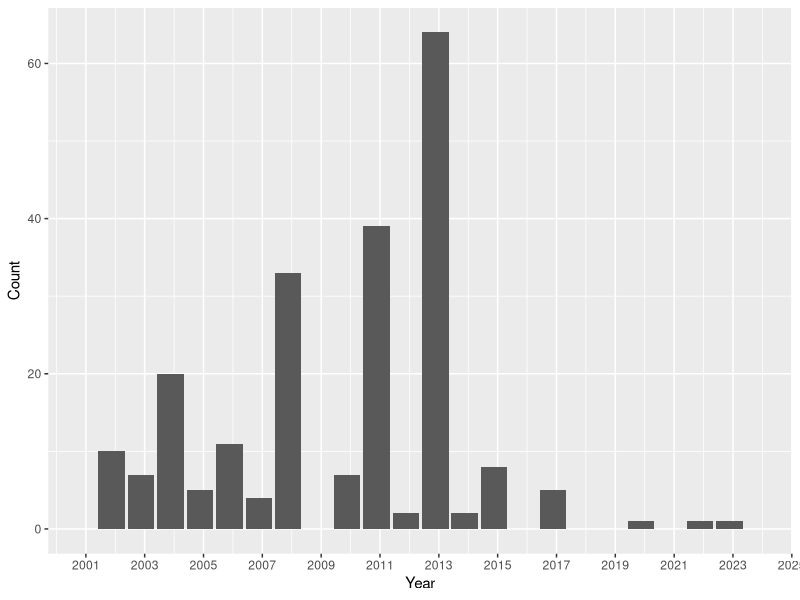
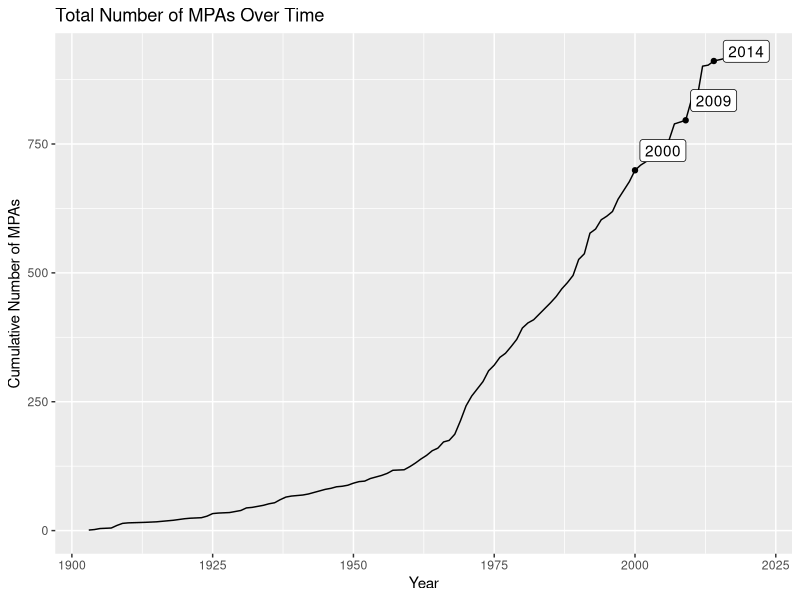
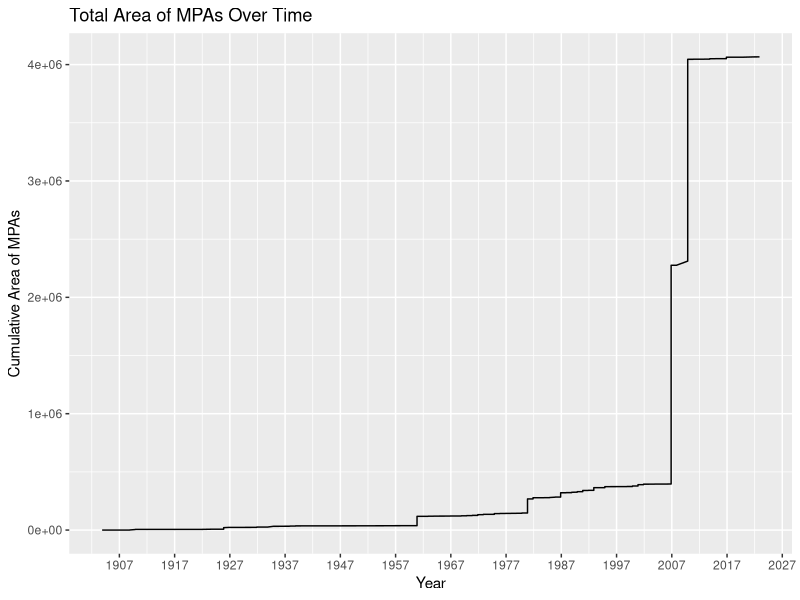
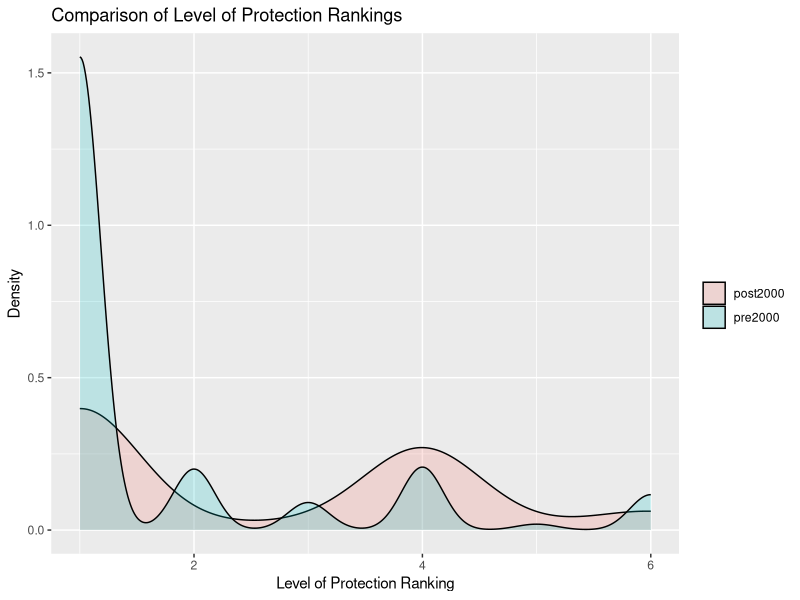
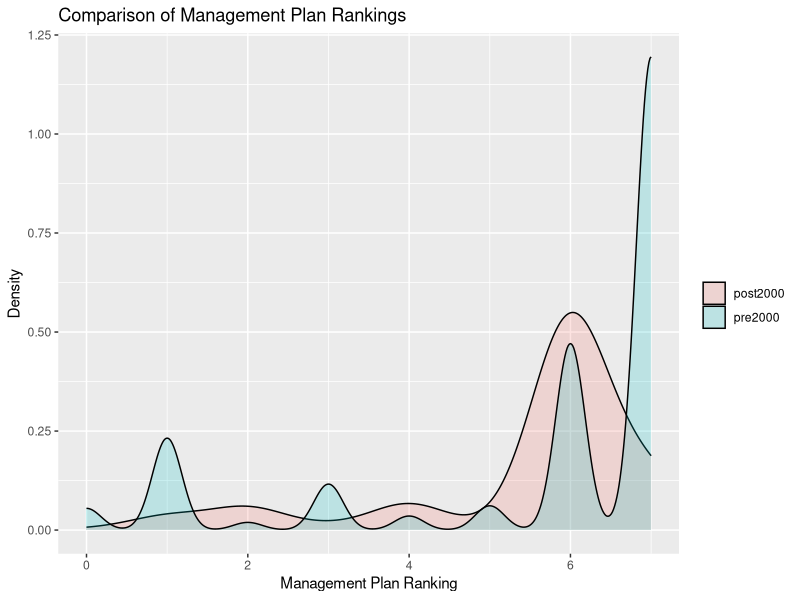
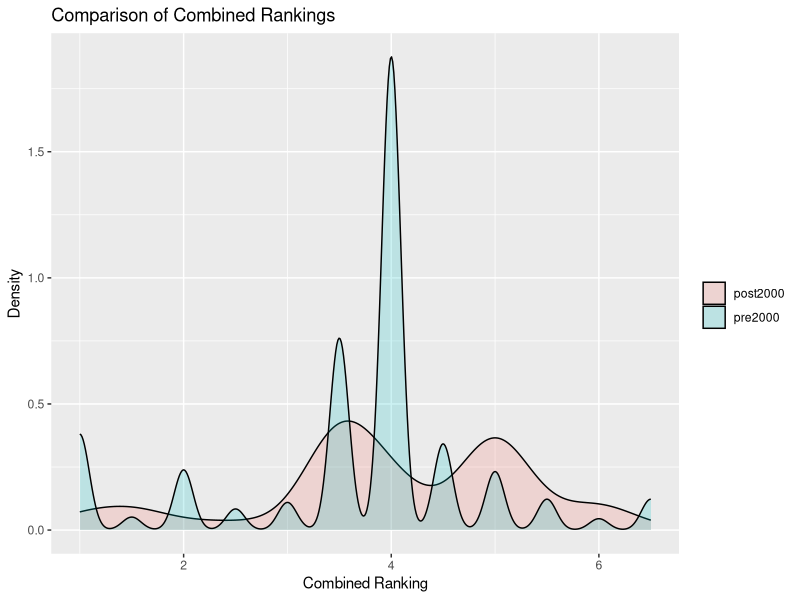

The R source for these figures, in order:
## ---- chunk 1
#knitr::opts_chunk$set(echo = TRUE)
library(here)
library(tidyverse)
library(lubridate)
library(dplyr)
library(ggplot2)
here()

MPA.data <- read.csv(here('DataRaw/NOAA_Marine_Protected_Areas_Inventory_2023.csv'),
                     stringsAsFactors = TRUE, 
                     colClasses = c('Year.Established' = 'factor'))

MPA.data.clean <- MPA.data %>%
  select(OBJECTID, Site.Name, State, Level.of.Protection, Management.Plan, Year.Established, Marine.Status, Area..km2., Marine.Area..km2., Percent.Area.Marine, No.Take.Area..km2., Longitude, Latitude) %>% 
  filter(Year.Established != 0)

MPA.data.clean$Year.Established <- as.Date(MPA.data.clean$Year.Established, format = '%Y')

colnames(MPA.data.clean)[8] <- "Area"
colnames(MPA.data.clean)[9] <- "Marine.Area"
colnames(MPA.data.clean)[11] <- "No.Take.Area"
  
Clean.plot <- 
  ggplot(MPA.data.clean) +
  geom_bar(aes(x=Year.Established)) +
  scale_x_date(date_breaks = "2 years", date_labels = "%Y", limits = as.Date(c("2000-11-15", "2023-11-15"))) +
  labs(x = "Year", y = "Count")
print(Clean.plot)


NoTake <- MPA.data.clean %>% 
  filter(No.Take.Area != 0)

PartialNoTake <- NoTake %>% 
  filter(Area != No.Take.Area)

#filter(Marine.Status == Marine)?
## ---- chunk 2
library(ggrepel)

MPA.parks.year <- MPA.data.clean %>%
  mutate("year" = year(Year.Established)) %>%
  group_by(year) %>%
  summarise(count = n()) %>% # Getting the number of parks created per year
  mutate('Cumulative' = cumsum(count)) # Calculating a cumulative sum of the total number of parks per year

# Plot the cumulative sum of NUMBER of MPAs per year to visualize trend over time.
total_num_plot <-
  ggplot(MPA.parks.year) +
  geom_line(aes(x = year,
                y = Cumulative)) +
  labs(title = "Total Number of MPAs Over Time",
       x = "Year",
       y = "Cumulative Number of MPAs") +
  geom_point(data=MPA.parks.year %>% filter(year == 2000| year == 2009| year == 2014),
             aes(x = year,
                 y = Cumulative)) +
  geom_label_repel(data=MPA.parks.year %>% filter(year == 2000| year == 2009| year == 2014),
                                            aes(label = year,
                                                x = year,
                                                y = Cumulative),
                                            box.padding   = 0.35, 
                                            point.padding = 0.75)

total_num_plot

# Wrangle data to have the cumulative total area over time.
MPA.totalarea.year <- MPA.data.clean %>%
  mutate("year" = year(Year.Established)) %>%
  arrange(ymd(MPA.data.clean$Year.Established)) %>%
  mutate('Cum_Area' = cumsum(Area))

# Plot the cumulative sum of AREA of MPAs per year to visualize trend over time.
total_area_plot <-
  ggplot(MPA.totalarea.year) +
  geom_line(aes(x = Year.Established,
                y = Cum_Area)) +
  labs(title = "Total Area of MPAs Over Time",
       x = "Year",
       y = "Cumulative Area of MPAs") +
  scale_x_date(date_breaks = "10 years", date_labels = "%Y")

total_area_plot
## ---- chunk 3
# Wrangling the data in order to turn qualitative variables into numeric values.

# Checking the categories of Level of Protection and Management Plan columns in the df.
levels(MPA.data.clean$Level.of.Protection)
levels(MPA.data.clean$Management.Plan)

# Making a new df to work with for this section
MPA_ttest_df <- MPA.data.clean %>%
  select(OBJECTID, Level.of.Protection, Management.Plan, Year.Established) %>%
  mutate("year" = year(Year.Established))

## ---- chunk 4
# Creating a new column with number values assigned to each Level of Protection.
# Range from 1 (lowest level of protection) to 6 (highest level of protection).
# Values/ranking based off metadata information of what each Level allows.

# Starting with Level of Protection
MPA_ttest_df$Level_Val <- as.numeric(ifelse(MPA_ttest_df$Level.of.Protection == "No Access", '6',
                                      ifelse(MPA_ttest_df$Level.of.Protection == "No Impact",'5',
                                      ifelse(MPA_ttest_df$Level.of.Protection == "No Take",'4',
                                      ifelse(MPA_ttest_df$Level.of.Protection == "Uniform Multiple Use",'1',
                                      ifelse(MPA_ttest_df$Level.of.Protection == "Zoned Multiple Use",'2',
                                      ifelse(MPA_ttest_df$Level.of.Protection == "Zoned w/No Take Areas",'3',
                                             '0')))))))

# Do the same thing as above for the Management Plan column.
MPA_ttest_df$Mngmt_Val <- as.numeric(ifelse(MPA_ttest_df$Management.Plan == 
                                              "Community Agreement", '2',
                                      ifelse(MPA_ttest_df$Management.Plan == 
                                               "MPA Management Plan", '6',
                                      ifelse(MPA_ttest_df$Management.Plan == 
                                               "MPA Programmatic Management Plan", '6',
                                      ifelse(MPA_ttest_df$Management.Plan == 
                                               "No Management Plan", '1',
                                      ifelse(MPA_ttest_df$Management.Plan == 
                                               "Non-MPA Programmatic Fisheries Management Plan", '4',
                                      ifelse(MPA_ttest_df$Management.Plan == 
                                               "Non-MPA Programmatic Habitat Management Plan", '5',
                                      ifelse(MPA_ttest_df$Management.Plan == 
                                               "Non-MPA Programmatic Species Management Plan", '3',
                                      ifelse(MPA_ttest_df$Management.Plan == 
                                               "Non-MPA Programmatic Species Management Plan\n", '3',
                                      ifelse(MPA_ttest_df$Management.Plan == 
                                               "Site-Specific Management Plan", '7',
                                             '0'))))))))))

# Make another column for the combined average of the ranking from Level of Protection and Management Plan
MPA_ttest_df$Combo_Val <- rowMeans(MPA_ttest_df[ , c(6,7)], na.rm=TRUE)

# Make another column that separates years into two categories for t-test (pre and post 2000)
MPA_ttest_df$PrePost <- as.factor(ifelse(MPA_ttest_df$year < 2000, 'pre2000','post2000'))

## ---- chunk 5
# Making a basic plot to visualize the frequency of different rankings for pre/post 2000.

# Starting with Level of Protection
LevelProt_density <-
  ggplot(MPA_ttest_df,
         aes(Level_Val, fill = factor(PrePost))) +
  geom_density(alpha = 0.2) +
  labs(x = "Level of Protection Ranking",
       y = "Density",
       fill = "",
       title = "Comparison of Level of Protection Rankings")

LevelProt_density

# Moving on to Management Plan
Mngmt_density <-
  ggplot(MPA_ttest_df,
         aes(Mngmt_Val, fill = factor(PrePost))) +
  geom_density(alpha = 0.2) +
  labs(x = "Management Plan Ranking",
       y = "Density",
       fill = "",
       title = "Comparison of Management Plan Rankings")

Mngmt_density

# Finally on to Combined Ranking
Combo_density <-
  ggplot(MPA_ttest_df,
         aes(Combo_Val, fill = factor(PrePost))) +
  geom_density(alpha = 0.2) +
  labs(x = "Combined Ranking",
       y = "Density",
       fill = "",
       title = "Comparison of Combined Rankings")

Combo_density

## ---- chunk 6
# Two-sample T-test for Level of Protection
# Null: the protection level means are equal; alt: means are not equal)
level.twosample <- t.test(MPA_ttest_df$Level_Val ~ MPA_ttest_df$PrePost)
level.twosample

# Two-sample T-test for Management Plan
# Null: the protection level means are equal; alt: means are not equal)
mngmt.twosample <- t.test(MPA_ttest_df$Mngmt_Val ~ MPA_ttest_df$PrePost)
mngmt.twosample

# Two-sample T-test for Combo of Level of Protection and Management Plan
# Null: the protection level means are equal; alt: means are not equal)
combo.twosample <- t.test(MPA_ttest_df$Combo_Val ~ MPA_ttest_df$PrePost)
combo.twosample

